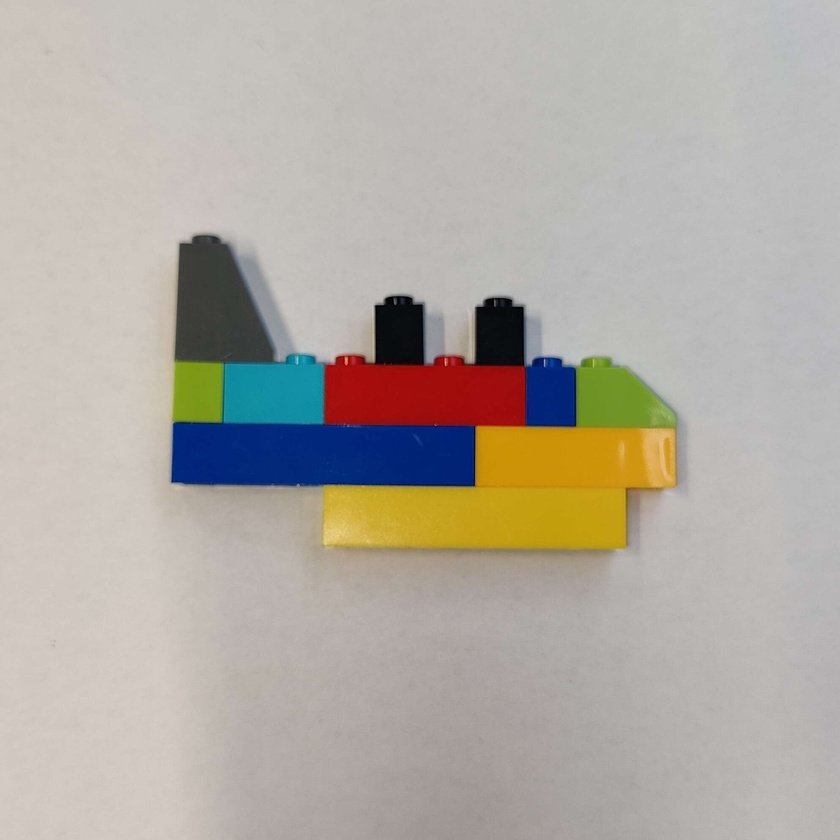
#> input picture TrainingImages/Fisk.jpg, 840 x 840 px, shrunk from 1990 x 1991 before the run, found by its file name
$ python BrickEdges.py
#> lines starting #> are read from the running program, lines starting #| are printed output that depends on the picture
import cv2
import numpy as np

inputImg = cv2.imread("TrainingImages/Fisk.jpg")
#> inputImg is the input picture: shape (840, 840, 3); mean B, G, R 164, 171.9, 177.9
cv2.imshow("org", inputImg)

blur = cv2.blur(inputImg,(23, 23))
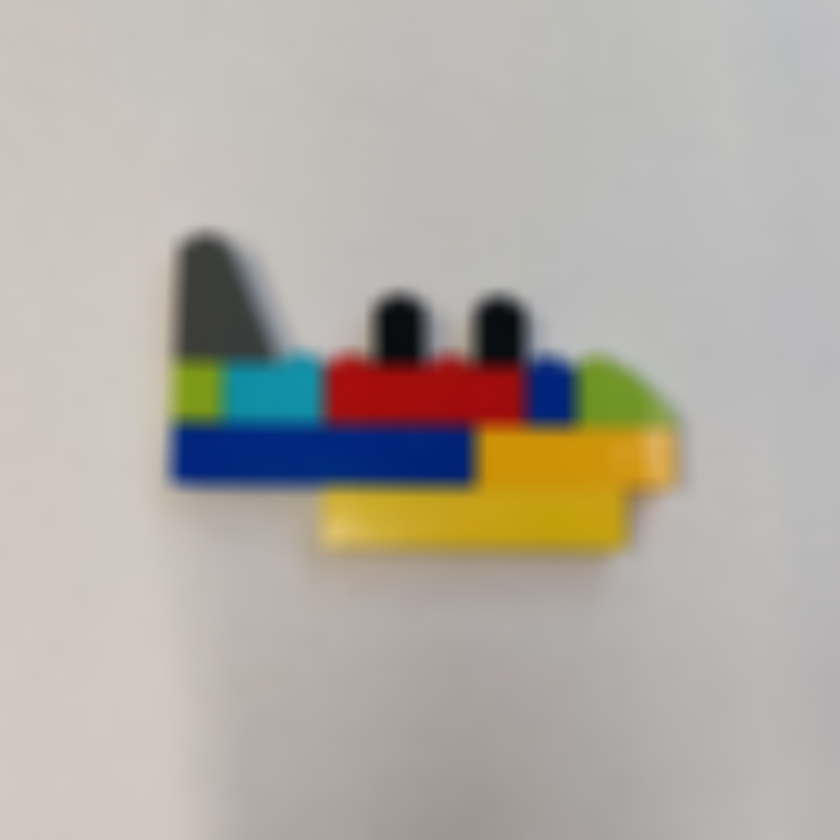
#> blur: shape (840, 840, 3); mean B, G, R 164, 171.9, 177.8
median = cv2.medianBlur(inputImg, 23)


#adding a gaussian blur
gaussian_blur = cv2.GaussianBlur(inputImg, (53, 53), 0)
#adding the two pictures together with larger weight on the original image :D
sharpened_img = cv2.addWeighted(inputImg, 1.7, gaussian_blur, -0.8, 0)
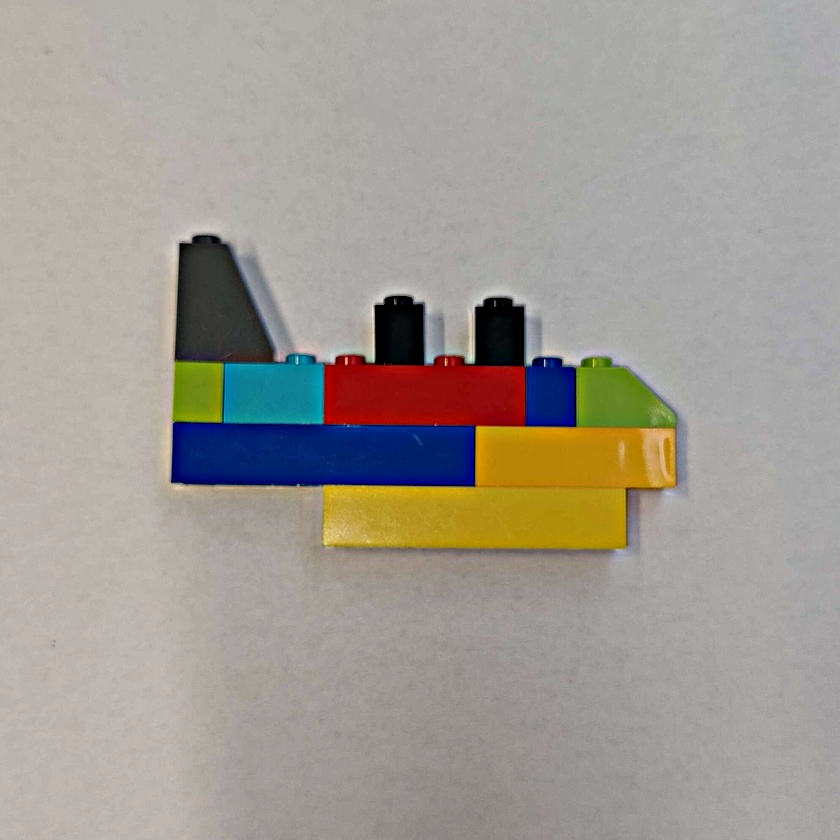
#> sharpened_img: shape (840, 840, 3); mean B, G, R 147.8, 154.9, 160.6

alpha = 3
beta = 0

kernel = np.ones((15, 15), np.uint8)

contrastBrightness = cv2.convertScaleAbs(sharpened_img, alpha=alpha, beta=beta)
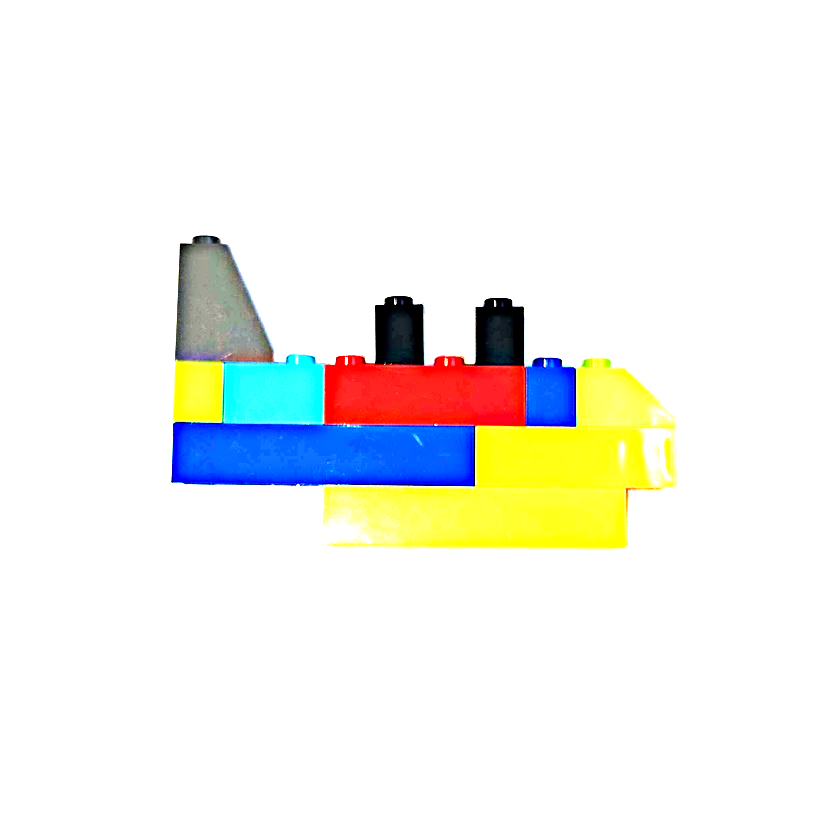
#> contrastBrightness: shape (840, 840, 3); mean B, G, R 236.7, 241.9, 241.5
hsv = cv2.cvtColor(contrastBrightness, cv2.COLOR_BGR2HSV)
#> hsv: shape (840, 840, 3); mean H, S, V 7.8, 25.7, 251.3
h, s, v = cv2.split(hsv)
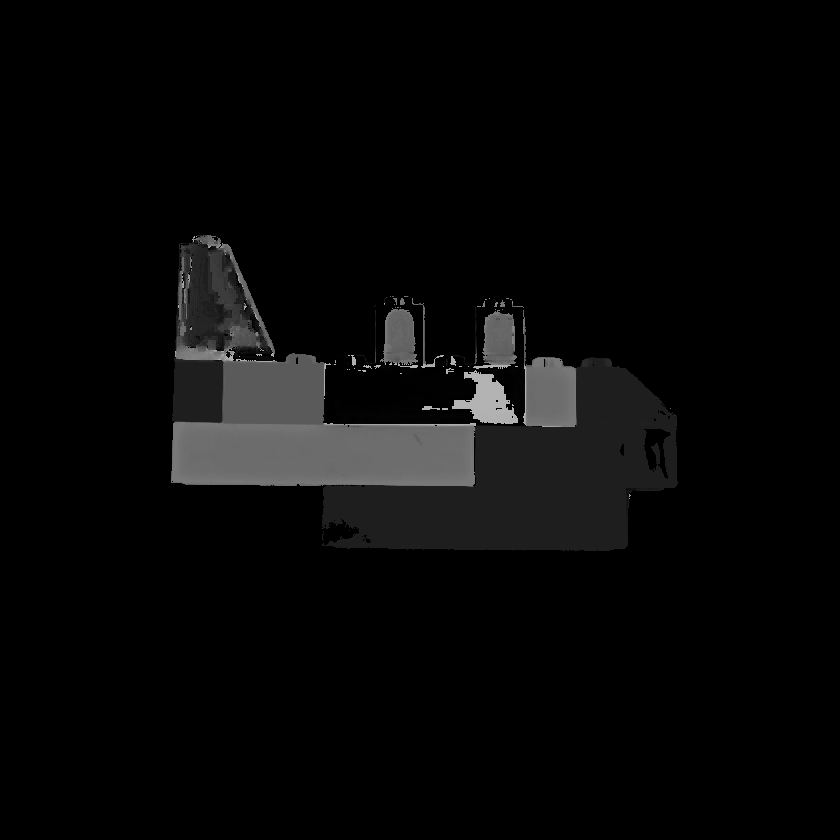
#> h: shape (840, 840); min 0, max 179, mean 7.8
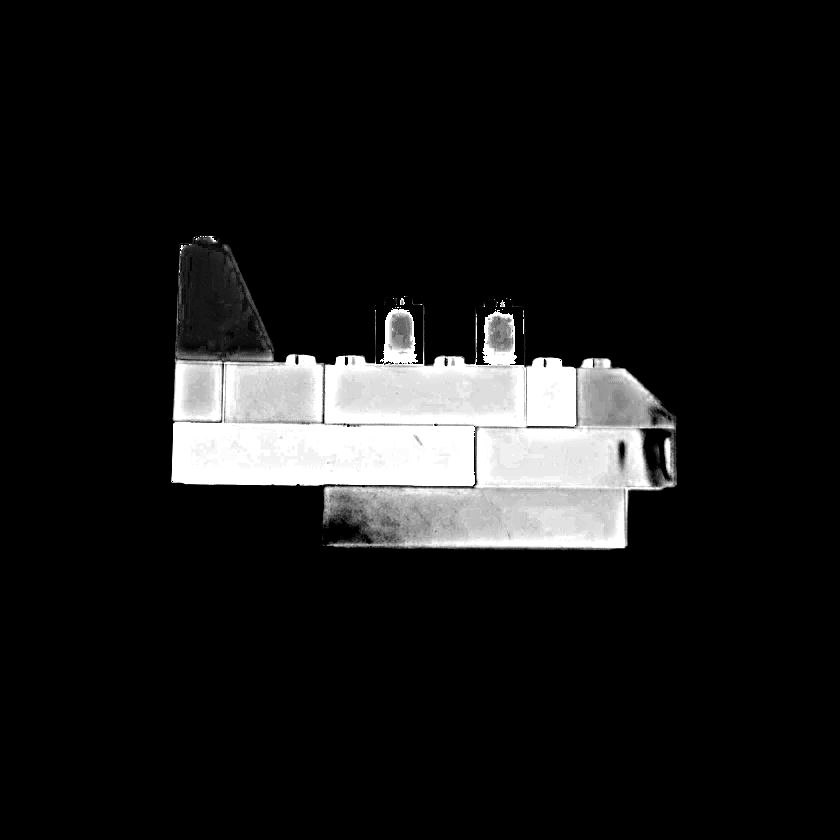
#> s: shape (840, 840); min 0, max 255, mean 25.7
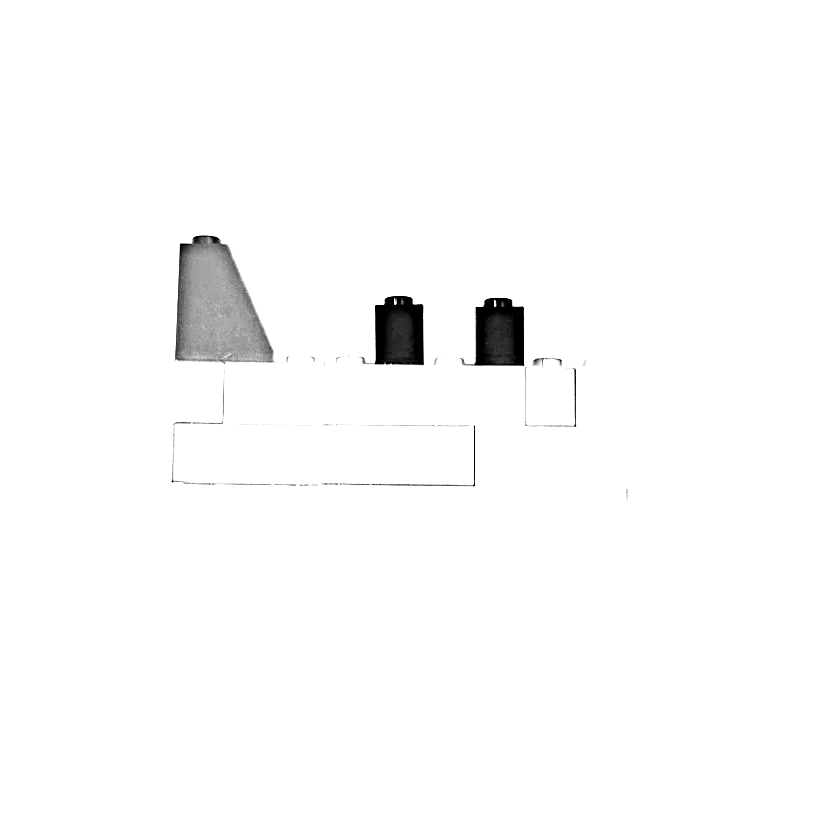
#> v: shape (840, 840); min 0, max 255, mean 251.3

# Unpack threshold result properly
_, s_thres = cv2.threshold(s, 100, 255, cv2.THRESH_TOZERO)
_, v_thres = cv2.threshold(v, 50, 255, cv2.THRESH_TOZERO)

# Merge back
hsv_edge_enhanced = cv2.merge([h, s, v_thres])
#> hsv_edge_enhanced: shape (840, 840, 3); mean H, S, V 7.8, 25.7, 251.2
enhanced = cv2.cvtColor(hsv_edge_enhanced, cv2.COLOR_HSV2BGR)
cv2.imshow("pic", enhanced)
cv2.waitKey(0)
cv2.destroyAllWindows()
